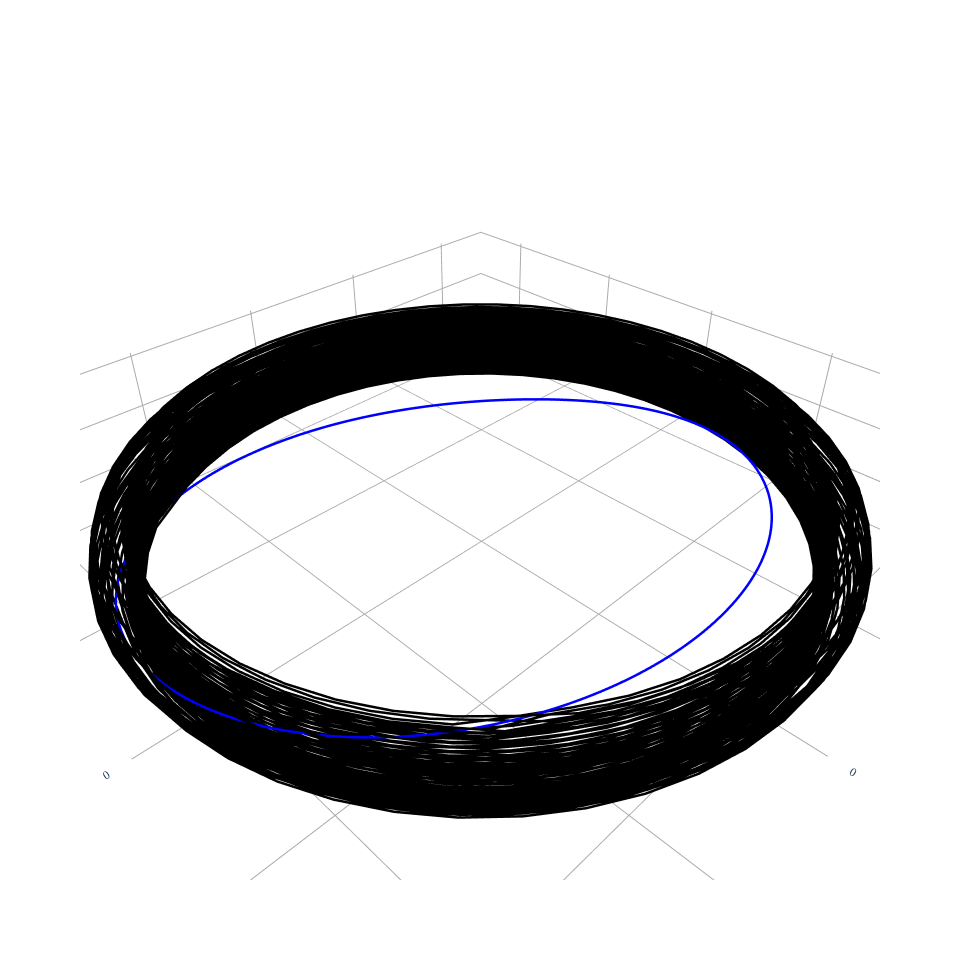

Source (notebook cell):
### Code cell
fig = plot_field_lines(
    full_coils2,
    R0=np.linspace(1.18, 1.25, 1),
    Z0=-np.zeros(1),
    ntransit=100,
    atol=1e-8,
    rtol=1e-8,
)
plot_coils(umbilic_coil, fig=fig, color="blue")

### Figure 1 — Plotly figure (JSON) as saved in the notebook; plotly's stock layout.template omitted (floating-point values rounded to 4 significant figures; data arrays with more than 128 entries replaced by an {"elided": "..."} marker saying what was removed)
{"data": [{"hovertext": "FieldLine[0]", "line": {"color": "black", "dash": "solid", "width": 5}, "marker": {"size": 0}, "mode": "lines", "name": "FieldLine[0]", "showlegend": false, "type": "scatter3d", "x": {"elided": "5000 float values"}, "y": {"elided": "5000 float values"}, "z": {"elided": "5000 float values"}}, {"hovertext": "Current = 2000.0 (A)", "line": {"color": "blue", "dash": "solid", "width": 5}, "marker": {"opacity": 0, "size": 0}, "name": "CoilSet[0]", "showlegend": false, "type": "scatter3d", "x": {"elided": "801 float values"}, "y": {"elided": "801 float values"}, "z": {"elided": "801 float values"}}], "layout": {"font": {"family": "Times"}, "height": 960.5, "scene": {"aspectmode": "data", "xaxis": {"backgroundcolor": "white", "gridcolor": "darkgrey", "showbackground": false, "showgrid": true, "showticklabels": true, "title": {"text": "X (m)"}, "zeroline": true, "zerolinecolor": "darkgrey"}, "yaxis": {"backgroundcolor": "white", "gridcolor": "darkgrey", "showbackground": false, "showgrid": true, "showticklabels": true, "title": {"text": "Y (m)"}, "zeroline": true, "zerolinecolor": "darkgrey"}, "zaxis": {"backgroundcolor": "white", "gridcolor": "darkgrey", "showbackground": false, "showgrid": true, "showticklabels": true, "title": {"text": "Z (m)"}, "zeroline": true, "zerolinecolor": "darkgrey"}}, "title": {"text": "", "x": 0.5, "xanchor": "center", "y": 0.9, "yanchor": "top"}, "width": 960.5}}
